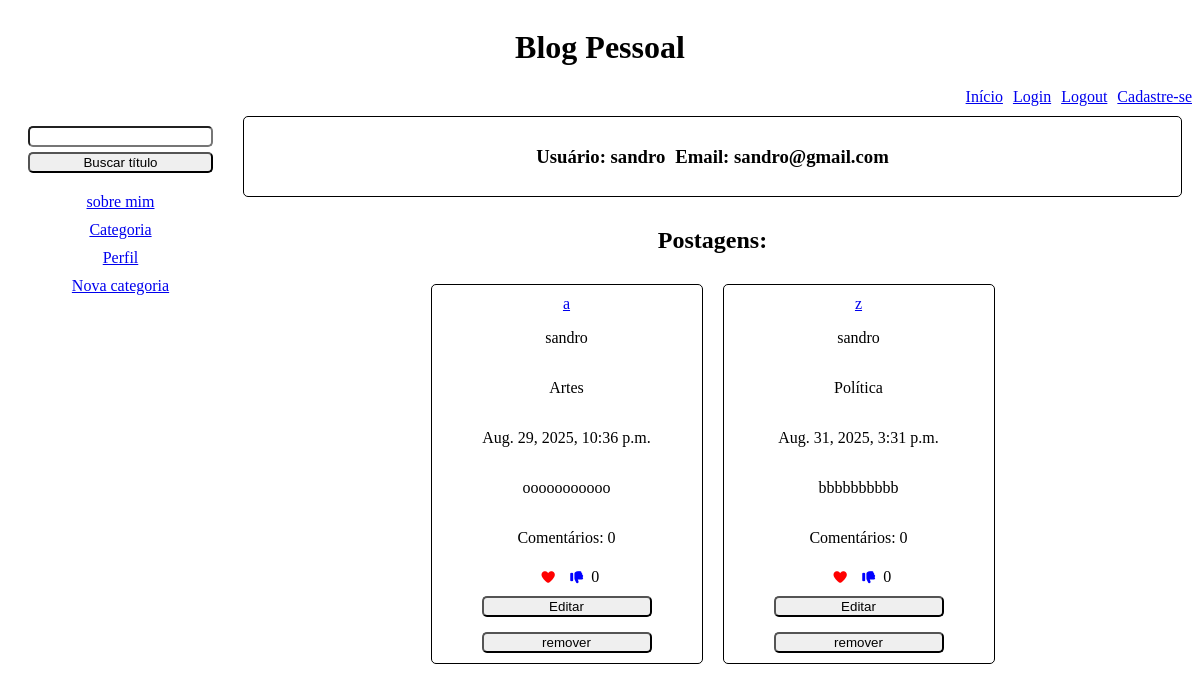
Page /perfil/ (signed in) on the earlier database version.
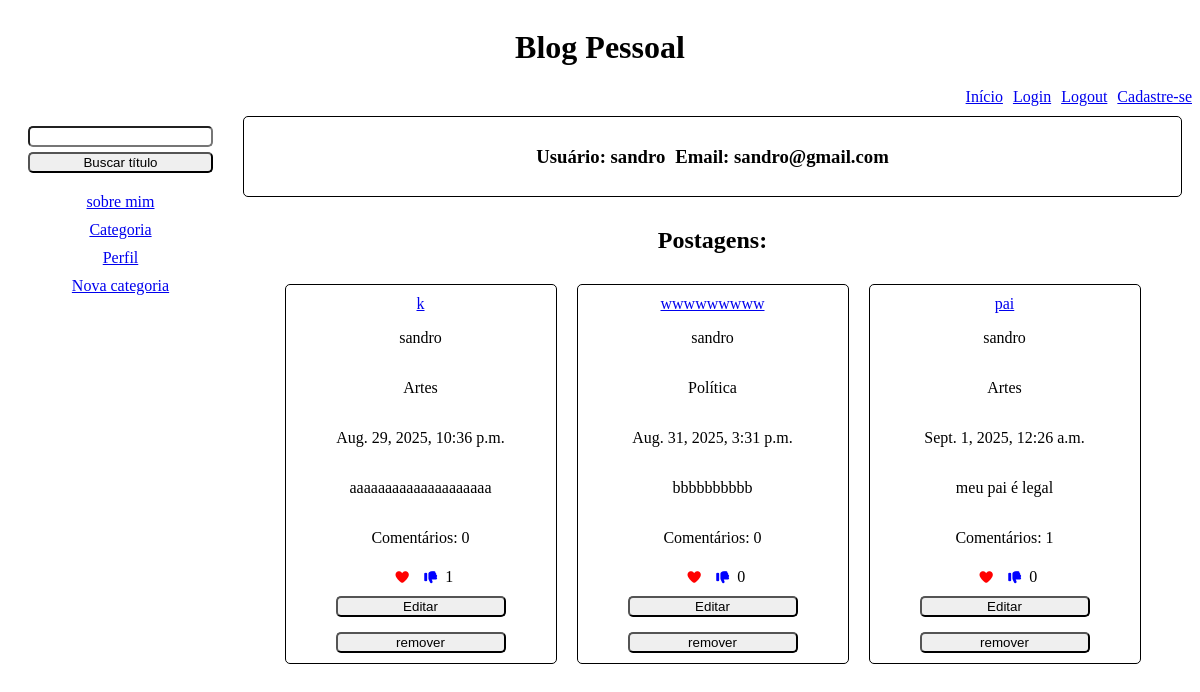
Same page on the later database version.
### blog/models.py (models this page shows, shortened)
class Post(models.Model):
    titulo = models.CharField(max_length=64)
    categoria = models.ForeignKey(
        Categoria, on_delete=models.CASCADE, related_name="postsCategoria")
    conteudo = models.CharField(max_length=1000)
    usuario = models.ForeignKey(
        User, on_delete=models.CASCADE, related_name="postsUsuario")
    dataPostagem = models.DateTimeField()
    likes = models.ManyToManyField(User, blank=True, related_name="likesUsuario", null=True)

class Categoria(models.Model):
    nome = models.CharField(max_length=64)
    usuario = models.ForeignKey(
        User, on_delete=models.CASCADE, related_name="categoriasUsuario")
    def __str__(self):
        return f"{self.nome}"

### blog/views.py (the view)
# urls.py: path('perfil/', views.perfil, name="perfil"),
def perfil(request):
    postagens = Post.objects.filter(usuario=request.user)
    return render(request, 'blog/perfil.html', {"postagens": postagens})

### blog/templates/blog/perfil.html (shortened to what this page needs)
{% extends 'blog/layout.html' %}
{% block body %}
<div id="usuarioPerfil">
    <h3><strong>Usuário: </strong><strong>{{user.username}}</strong></h3>
    <h3><strong>Email: </strong><strong>{{user.email}}</strong></h3>
</div>
<div>
    <div class="tituloPerfilPostagens">
        <h2>Postagens:</h2>
    </div>
    <div class="postagens">
        {% for p in postagens %}
        <div class="postagemP">
            <a href="{% url 'postagemView' p.id %}">{{p.titulo}}</a>
            <p>{{p.usuario}}</p>
            <p>{{p.categoria}}</p>
            <p>{{p.dataPostagem}}</p>
            <p>{{p.conteudo}}</p>
            <p>Comentários: {{ p.p.count }}</p>
            <div class="botoesPerfil">
                <form action="{% url 'likesPerfil' p.id %}" method="post">
                    <button type="submit" style="border:none; background-color: white;"><i class="fas fa-heart"
                            style="color:red;"></i></button>
                </form>
                <form action="{% url 'deslikePerfil' p.id %}" method="post">
                    <button type="submit" style="background-color: white; border:none"><i class="fas fa-thumbs-down"
                            style="color:blue"></i></button>
                </form>
                {{p.likes.count}}
            </div>
            <div>
                {% if p.usuario == request.user %}
                <button class="jsBtnAtualizar" data-id={{p.id}} data-titulo={{p.titulo}} data-categoria={{p.categoria}}
                    data-conteudo={{p.conteudo}} id="btnEditarPerfil">Editar</button>
                {% endif %}
            </div>
            <div>
                <form action="{% url 'remover1' p.id %}">
                    <button type="submit" class="btnRemover">remover</button>
                </form>
            </div>
        </div>
        {% endfor %}
    </div>
</div>
{% endblock %}

Differences in the rows shown:
changed Post: titulo "a" → "k"; conteudo "ooooooooooo" → "aaaaaaaaaaaaaaaaaaaa"; likes.count "0" → "1"
changed Post "bbbbbbbbbb": titulo "z" → "wwwwwwwww"
added Post: titulo "pai", usuario "sandro", categoria "Artes", dataPostagem "Sept. 1, 2025, 12:26 a.m.", conteudo "meu pai é legal", p.count "1", likes.count "0"
